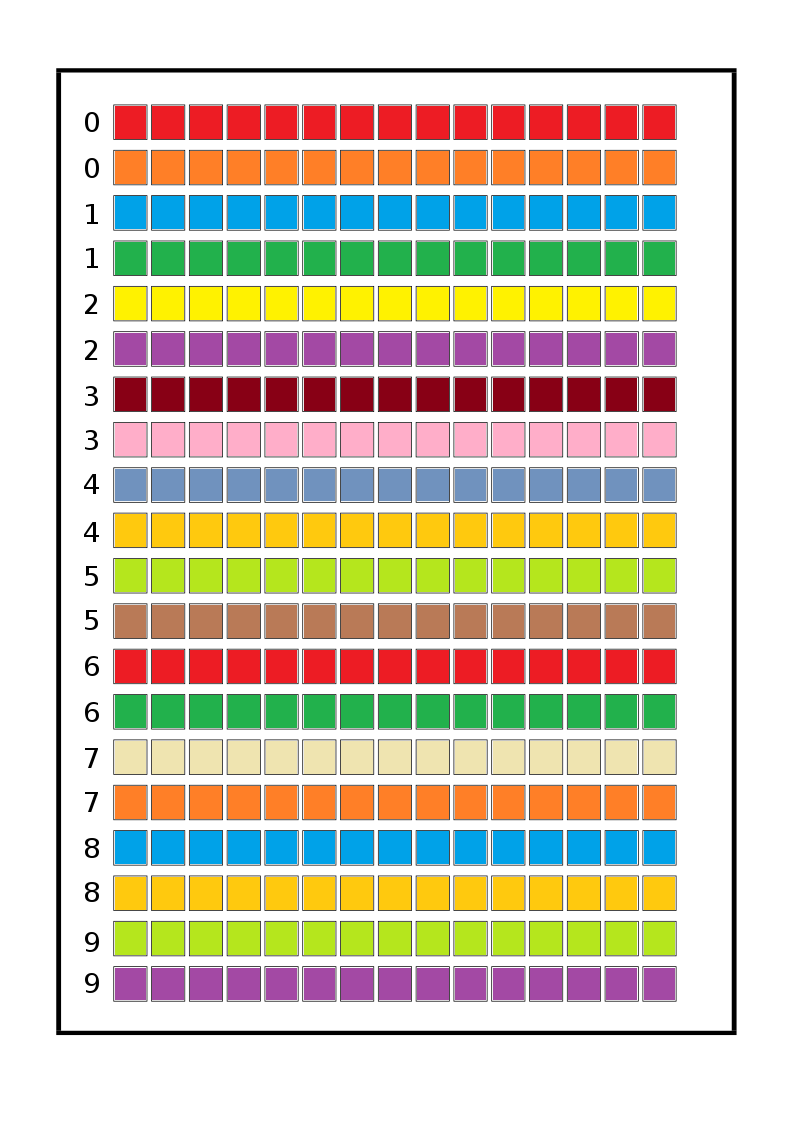
#> input picture DataNumbersStudents/NumbersTest.png, 794 x 1123 px
$ python GetNumbers.py
#> lines starting #> are read from the running program, lines starting #| are printed output that depends on the picture; after the words box and inside, x2 and y2 are one past the last pixel; in counts of white or black regions, pixels touching at a corner belong together
#> further down, modelo is the input picture: shape (1123, 794, 3); mean B, G, R 185, 203.5, 212.6
import cv2
import numpy as np

def findContours():

    img_gray = cv2.cvtColor(modelo, cv2.COLOR_RGB2GRAY)
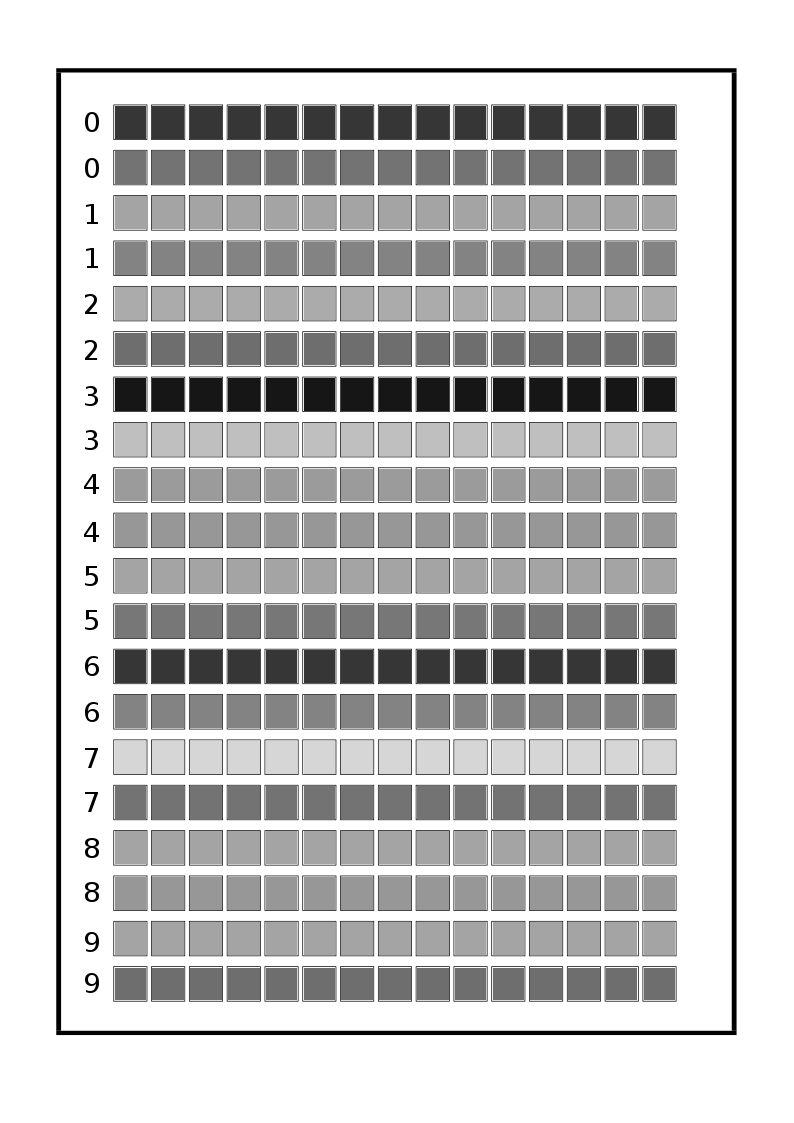
#> img_gray: shape (1123, 794); min 0, max 255, mean 199
    contours, hierarchy = cv2.findContours(~img_gray, cv2.RETR_TREE, cv2.CHAIN_APPROX_SIMPLE)
#> contours = 334 contours; largest, box (x1, y1, x2, y2) and area: (56, 68, 737, 1036) 657560, (61, 72, 732, 1031) 641858, (642, 920, 677, 957) 1224, (604, 920, 639, 957) 1224, (566, 920, 601, 957) 1224
    return contours


def cutImage (polygonExternalPoints):
    # Define the corners of the target rectangle
    width, height = 680, 966
    cutOutPoints = np.zeros(polygonExternalPoints.shape, dtype = np.float32)
    cutOutPoints[0] = (0, 0)
    cutOutPoints[1] = (0, height)
    cutOutPoints[2] = (width, height)
    cutOutPoints[3] = (width, 0)

    transformationMatrix = cv2.getPerspectiveTransform(polygonExternalPoints.astype(np.float32), cutOutPoints)

    # Apply perspective transformation
    bigRect = cv2.warpPerspective(modelo, transformationMatrix, (width, height))
    return bigRect


def extractBigRect():
    # Find contour of the biggest rectangle
    contours = findContours()
    templateRectangle = max(contours, key = cv2.contourArea)
#> templateRectangle = [[56, 68], [56, 1035], [736, 1035], [736, 68]]

    ## Stract the polygon points
    epsilonCurve = 0.01 * cv2.arcLength(templateRectangle, True)
#> epsilonCurve = 32.94
    polygonExternalPoints = cv2.approxPolyDP(templateRectangle, epsilonCurve, True)
#> polygonExternalPoints = [[56, 68], [56, 1035], [736, 1035], [736, 68]]

    bigRect = cutImage(polygonExternalPoints)
#> in cutImage, `transformationMatrix = cv2.getPerspectiveTransform(polygonExternalPoin..`: transformationMatrix = [[1, -7.35e-18, -56], [6.51e-17, 0.999, -67.93], [-9.74e-20, -1.08e-20, 1]]
#> in cutImage, `bigRect = cv2.warpPerspective(modelo, transformationMatrix, (width, he..`:
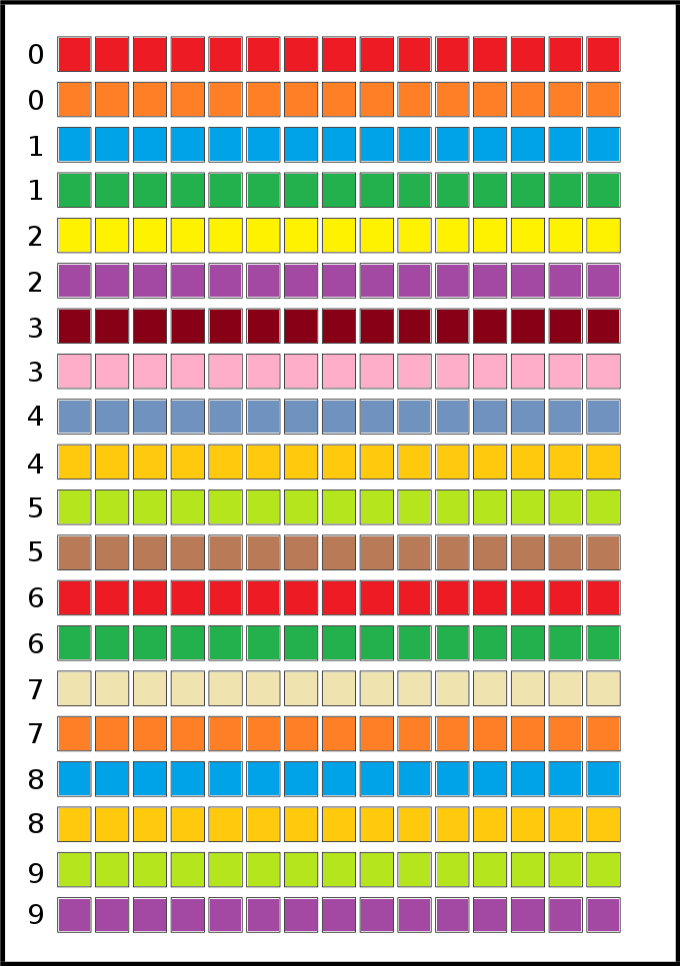
#> bigRect: shape (966, 680, 3); mean B, G, R 160.3, 185.4, 197.8
    return bigRect


def cutRect(bigRect, xCoord, yCoord, height, width):

    rect = bigRect[yCoord:yCoord + height, xCoord:xCoord + width]
    return rect


def getRects(bigRect):

    widthRect = 34
    heightRect = 35
    List_Vertex_X = [57, 95, 133, 171, 208, 246, 284, 322, 360, 397, 435, 473, 511, 549, 587]
    List_Coord_Y = [38, 83, 129, 174, 219, 264, 310, 355, 400, 445, 491, 536, 581, 627, 672, 717, 763, 808, 853, 899]

    listRects = []

    for Y in List_Coord_Y:
        for X in List_Vertex_X:
            rect = cutRect(bigRect, X, Y, heightRect, widthRect)
            listRects.append(rect)
#> this loop made 20 passes
#> pass 1, in cutRect, `rect = bigRect[yCoord:yCoord + height, xCoord:xCoord + width]`:
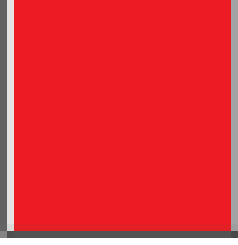
#> rect: shape (35, 34, 3) (shown 7 times larger); mean B, G, R 54.2, 47.4, 226.7
#> pass 1, in cutRect (call 2), `rect = bigRect[yCoord:yCoord + height, xCoord:xCoord + width]`:
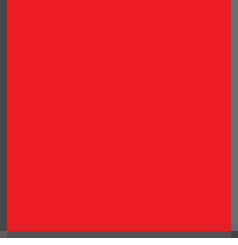
#> rect: shape (35, 34, 3) (shown 7 times larger); mean B, G, R 46.7, 39.6, 224.7
#> pass 1, in cutRect (call 3), `rect = bigRect[yCoord:yCoord + height, xCoord:xCoord + width]`:
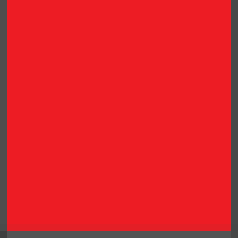
#> rect: shape (35, 34, 3) (shown 7 times larger); mean B, G, R 45.7, 38.7, 223.8
#> pass 1, in cutRect (call 4), `rect = bigRect[yCoord:yCoord + height, xCoord:xCoord + width]`:
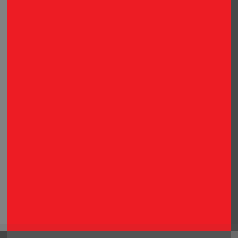
#> rect: shape (35, 34, 3) (shown 7 times larger); mean B, G, R 47.2, 40.1, 225.3
#> after the loop, listRects = 300 items

    return listRects

modelo = cv2.imread('NumbersTest.png')
bigRect = extractBigRect()
listRects = []

listRects = getRects(bigRect)
#> listRects = 300 items

# [6 lines of commented-out code are left out]

$ run again, with DataNumbersStudents/NumbersPNG.png copied over DataNumbersStudents/NumbersTest.png
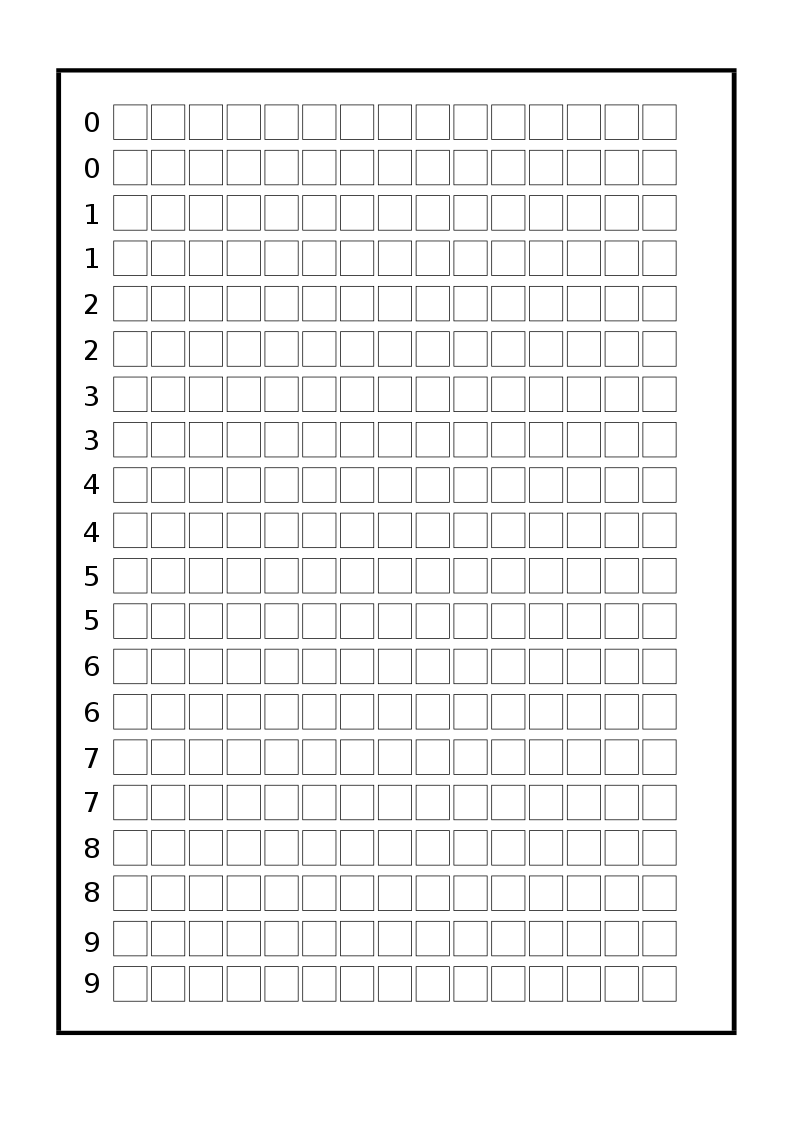
#> input picture DataNumbersStudents/NumbersPNG.png, 794 x 1123 px
#> modelo is the input picture: shape (1123, 794, 3); min 0, max 255, mean 241.7
#> in findContours, `contours, hierarchy = cv2.findContours(~img_gray, cv2.RETR_TREE, cv2.C..`: contours = 634 contours; largest, box (x1, y1, x2, y2) and area: (56, 68, 737, 1036) 657560, (61, 72, 732, 1031) 641858, (642, 920, 677, 957) 1224, (604, 920, 639, 957) 1224, (566, 920, 601, 957) 1224
#> templateRectangle = [[56, 68], [56, 1035], [736, 1035], [736, 68]]
#> epsilonCurve = 32.94
#> polygonExternalPoints = [[56, 68], [56, 1035], [736, 1035], [736, 68]]
#> transformationMatrix = [[1, -7.35e-18, -56], [6.51e-17, 0.999, -67.93], [-9.74e-20, -1.08e-20, 1]]
#> in cutImage, `bigRect = cv2.warpPerspective(modelo, transformationMatrix, (width, he..`:
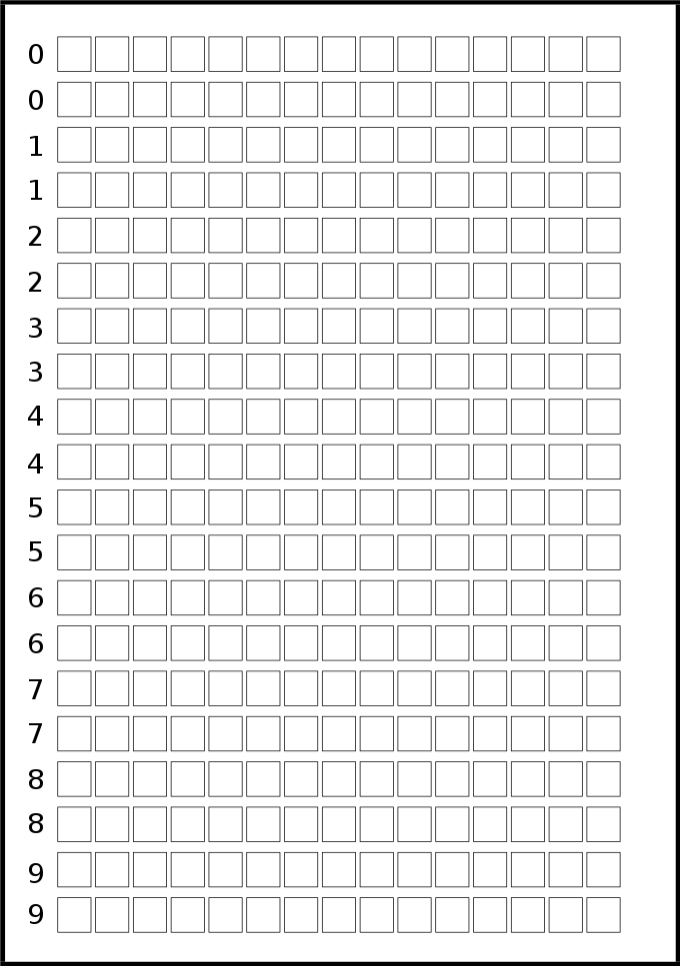
#> bigRect: shape (966, 680, 3); min 0, max 255, mean 237.1
#> the loop in getRects, `for Y in List_Coord_Y:` made 20 passes
#> pass 1, in cutRect (call 4), `rect = bigRect[yCoord:yCoord + height, xCoord:xCoord + width]`:
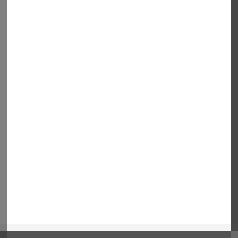
#> rect: shape (35, 34, 3) (shown 7 times larger); min 68, max 255, mean 241.2
#> after the loop in getRects, `for Y in List_Coord_Y:`: listRects = 300 items

$ run again, with DataNumbersStudents/banco_filho.png copied over DataNumbersStudents/NumbersTest.png
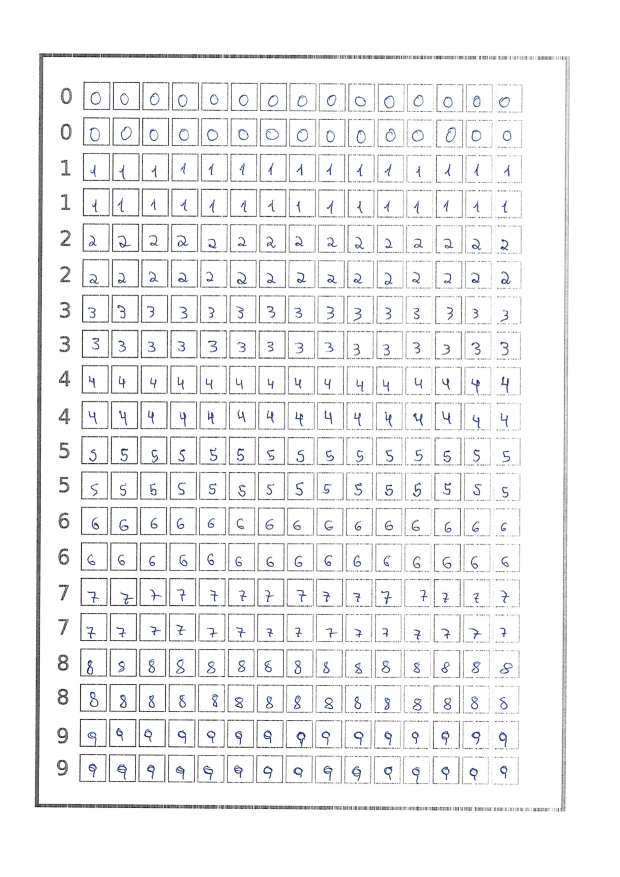
#> input picture DataNumbersStudents/banco_filho.png, 1239 x 1754 px (shown at 1/2 size)
#> modelo is the input picture: shape (1754, 1239, 3); mean B, G, R 242.5, 242, 241.8
#> in findContours, `contours, hierarchy = cv2.findContours(~img_gray, cv2.RETR_TREE, cv2.C..`: contours = 24668 contours, 23570 with area under 20; largest, box (x1, y1, x2, y2) and area: (66, 102, 1141, 1627) 1610884, (77, 114, 1131, 1617) 1553153, (156, 1151, 1045, 1219) 54317, (162, 725, 1045, 793) 54206, (162, 869, 1045, 937) 53806
#> templateRectangle = contour of 3531 points, box (x1, y1, x2, y2) (66, 102, 1141, 1627), area 1610884
#> epsilonCurve = 76.49
#> polygonExternalPoints = [[78, 102], [66, 1613], [1134, 1625], [1140, 108]]
#> transformationMatrix = [[0.643, 0.00511, -50.69], [-0.00363, 0.643, -65.34], [3.68e-06, 3.79e-06, 1]]
#> in cutImage, `bigRect = cv2.warpPerspective(modelo, transformationMatrix, (width, he..`:
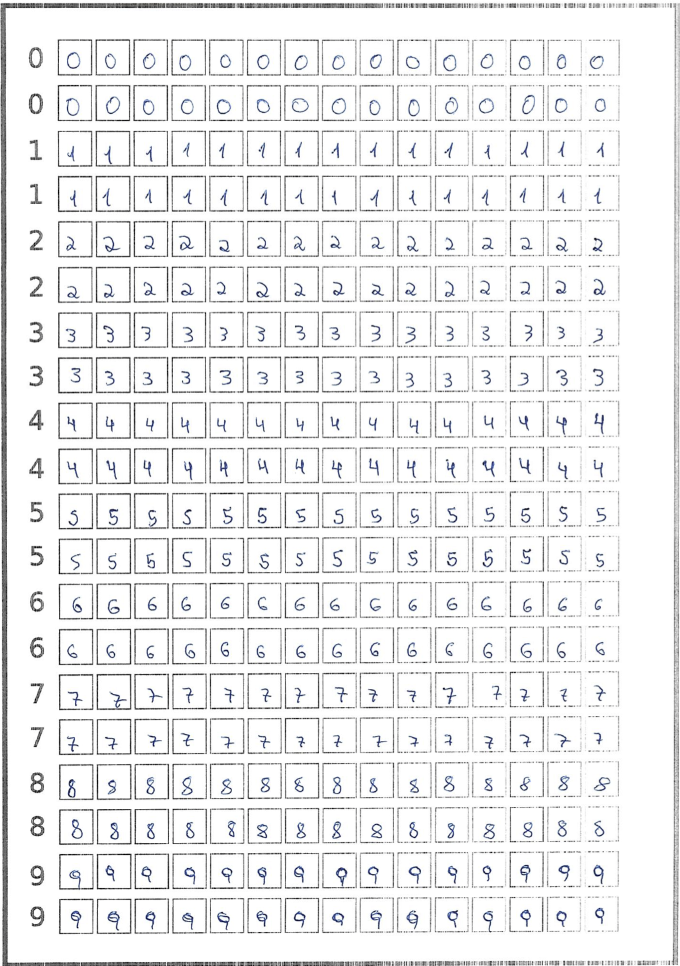
#> bigRect: shape (966, 680, 3); mean B, G, R 238.2, 237.5, 237.2
#> the loop in getRects, `for Y in List_Coord_Y:` made 20 passes
#> pass 1, in cutRect (call 4), `rect = bigRect[yCoord:yCoord + height, xCoord:xCoord + width]`:
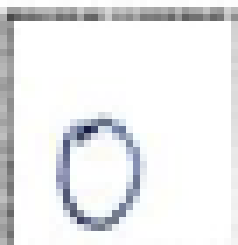
#> rect: shape (35, 34, 3) (shown 7 times larger); mean B, G, R 236.6, 235.3, 234.6
#> after the loop in getRects, `for Y in List_Coord_Y:`: listRects = 300 items

$ run again, with DataNumbersStudents/banco_ulisses.png copied over DataNumbersStudents/NumbersTest.png
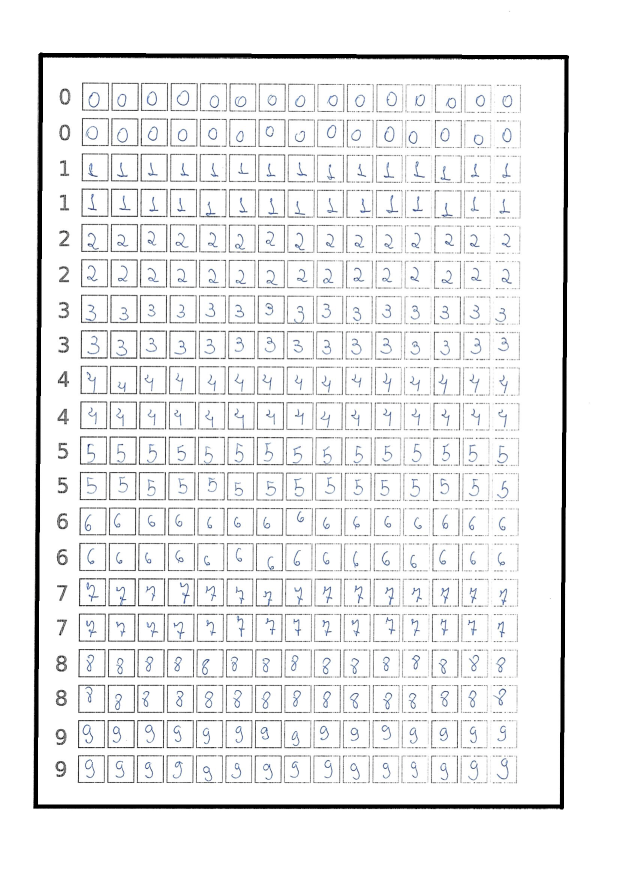
#> input picture DataNumbersStudents/banco_ulisses.png, 1239 x 1754 px (shown at 1/2 size)
#> modelo is the input picture: shape (1754, 1239, 3); mean B, G, R 239.7, 239.2, 238.8
#> in findContours, `contours, hierarchy = cv2.findContours(~img_gray, cv2.RETR_TREE, cv2.C..`: contours = 24754 contours, 23551 with area under 20; largest, box (x1, y1, x2, y2) and area: (66, 102, 1141, 1621) 1608660, (75, 116, 1128, 1610) 1550188, (156, 1151, 1039, 1219) 55990, (156, 869, 1041, 937) 55156, (156, 797, 1045, 865) 53679
#> templateRectangle = contour of 3268 points, box (x1, y1, x2, y2) (66, 102, 1141, 1621), area 1608660
#> epsilonCurve = 72.09
#> polygonExternalPoints = [[72, 102], [66, 1619], [1127, 1619], [1140, 109]]
#> transformationMatrix = [[0.633, 0.0025, -45.85], [-0.00414, 0.632, -64.17], [-4.29e-06, -4.37e-06, 1]]
#> in cutImage, `bigRect = cv2.warpPerspective(modelo, transformationMatrix, (width, he..`:
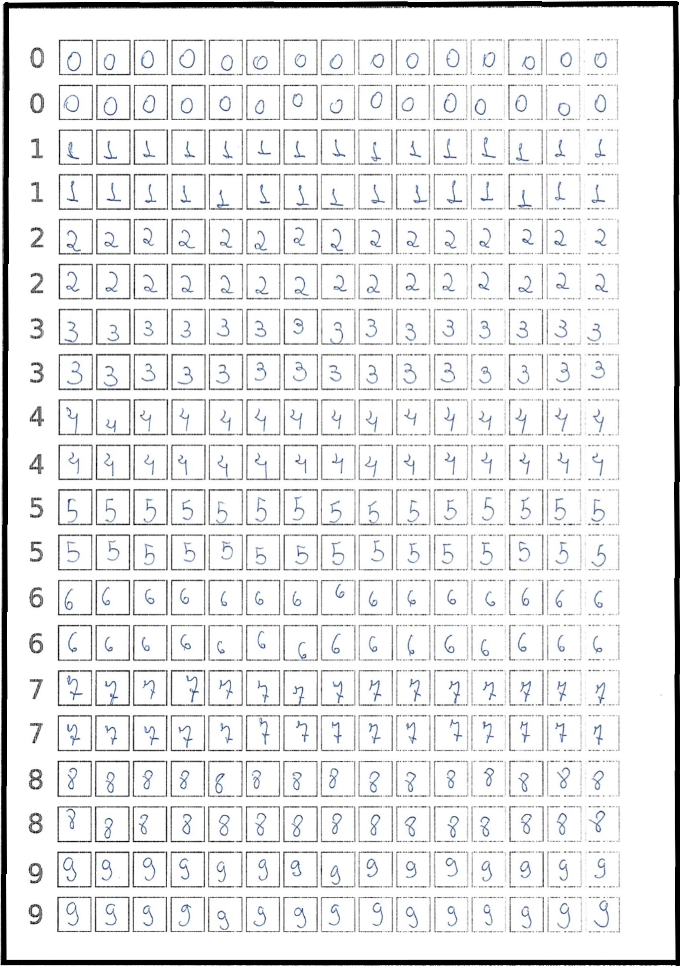
#> bigRect: shape (966, 680, 3); mean B, G, R 234.5, 233.8, 233.3
#> the loop in getRects, `for Y in List_Coord_Y:` made 20 passes
#> pass 1, in cutRect (call 4), `rect = bigRect[yCoord:yCoord + height, xCoord:xCoord + width]`:
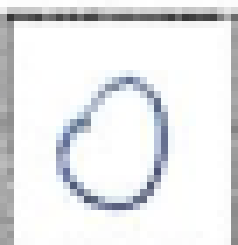
#> rect: shape (35, 34, 3) (shown 7 times larger); mean B, G, R 234, 232.4, 231.2
#> after the loop in getRects, `for Y in List_Coord_Y:`: listRects = 300 items
